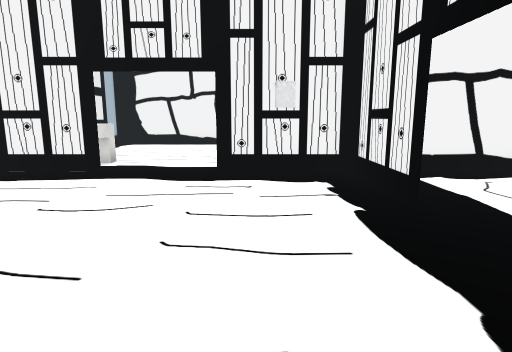
view 1 (above)

17 first-person views from a walk through a scene from a Unity 3-D project. The camera is 1.4 m above the floor, tilts 10° down and sees 75° across. The floor is counted in squares, 1 m on a side. Each view is taken from the middle of a square. On the plan, view 1 faces up. The plan holds only what a view shows up to about 15 squares ahead; the rest is blank. The place goes on beyond the plan. The player character is not drawn. Door leaves are left out, so doorways stand open. Some surface patterns are stand-ins.

view 2
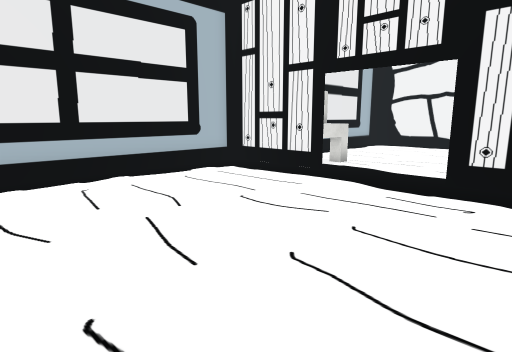

view 3
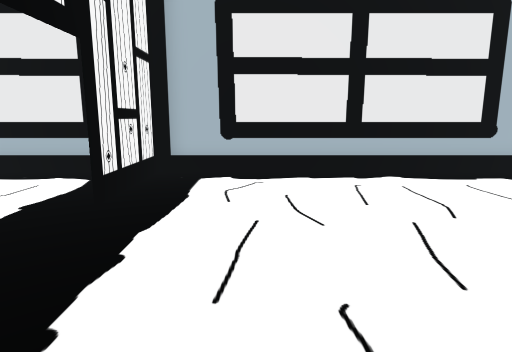

view 4
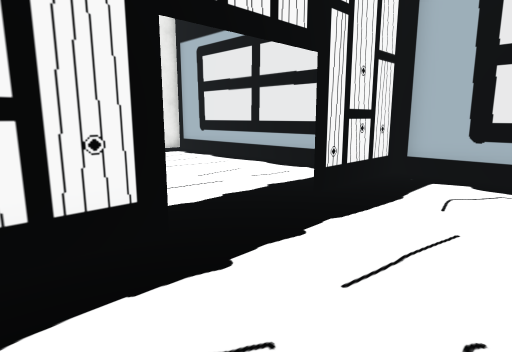

view 5
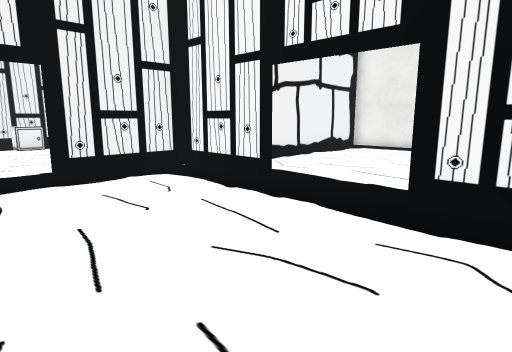

view 6
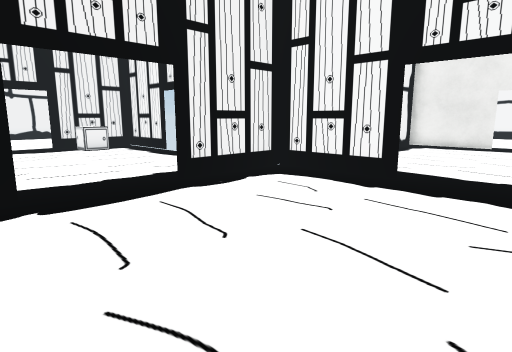

view 7
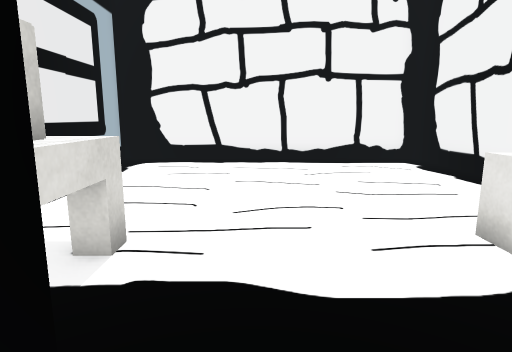

view 8
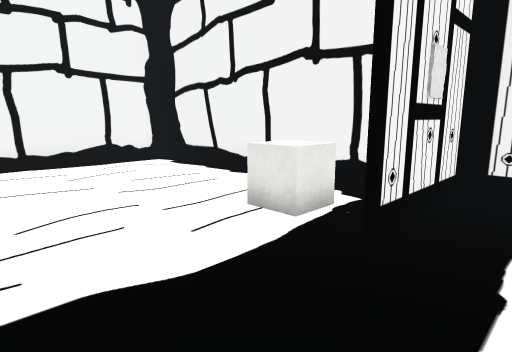

view 9
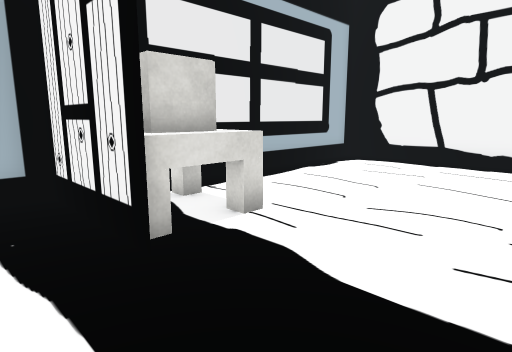

view 10
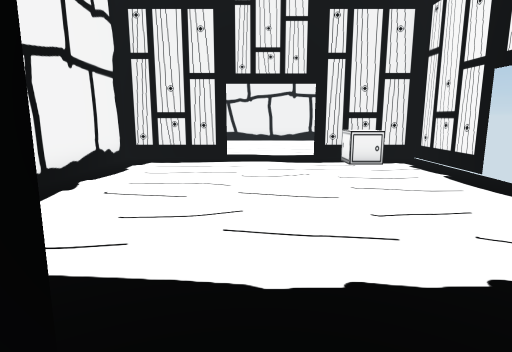

view 11
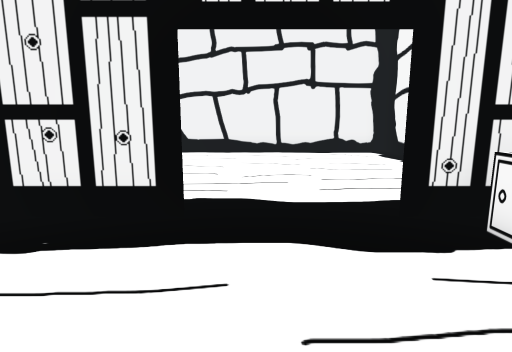

view 12
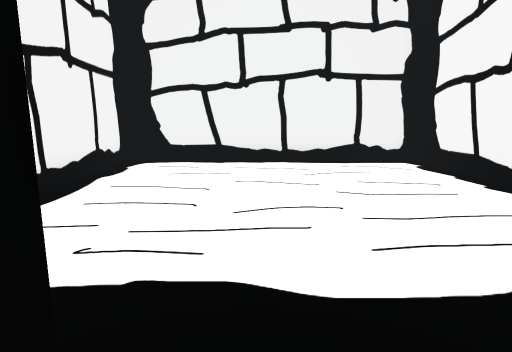

view 13
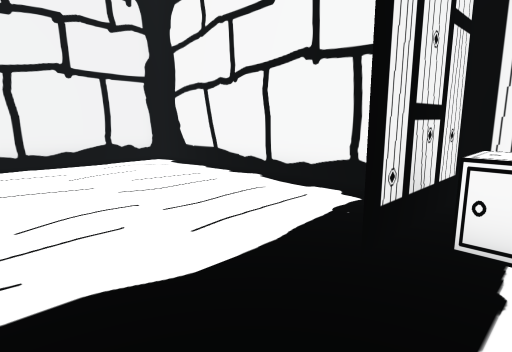

view 14
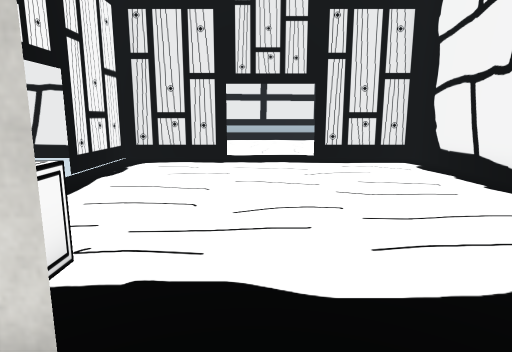

view 15
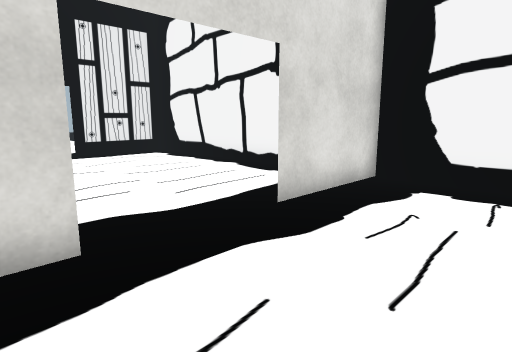

view 16
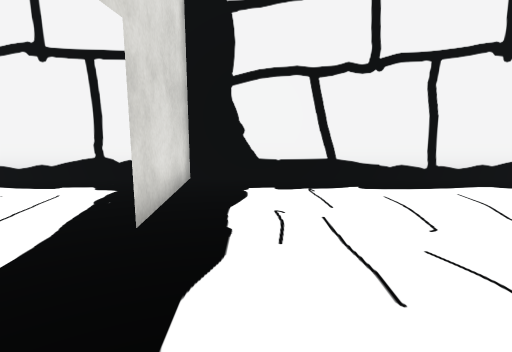

view 17
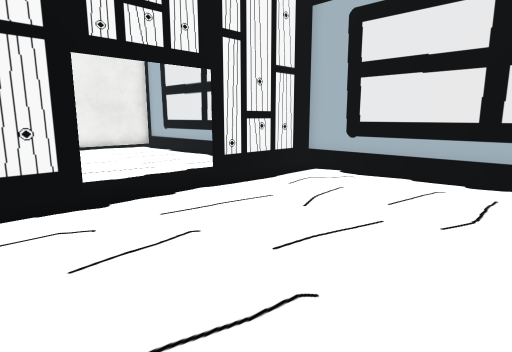

### Floor plan
Ten units are one square. View 1 is at (0, 0); x grows to the right and y downward. Boxes are objects, and circles mark ways between rooms. Rooms are numbered by the first view taken in them; rooms with no view inside come last. Other rooms are left out.
<svg viewBox="-80 -190 310 211">
<path fill="none" stroke="#000" d="M25 -49 25 -85M-64 -85 -75 -85 -75 15 -40 15M-11 15 21 15M20 -85 -10 -85M25 16 25 -20M125 -21 125 -14M125 -15 125 -20M125 -49 125 -85M141 15 225 15 225 -85 20 -85M89 15 125 15 125 4M125 -86 125 -50M25 -21 25 15M21 15 60 15M25 -86 25 -50M25 -101 25 -185 -75 -185 -75 -121"/>
<rect x="-65" y="-105" width="20" height="20" fill="#bbb"><title>other object</title></rect>
<rect x="-45" y="-95" width="10" height="10" fill="#bbb"><title>other object</title></rect>
<rect x="105" y="-15" width="20" height="20" fill="#bbb"><title>other object</title></rect>
<rect x="-65" y="-115" width="20" height="10" fill="#bbb"><title>other object</title></rect>
<rect x="-5" y="-115" width="20" height="20" fill="#bbb"><title>other object</title></rect>
<circle cx="20" cy="-35" r="3" fill="#2a7"/>
<circle cx="-20" cy="-90" r="3" fill="#2a7"/>
<circle cx="-50" cy="-93" r="3" fill="#2a7"/>
<text x="-30" y="-40">1</text>
<text x="120" y="-30">2</text>
<text x="-20" y="-140">3</text>
</svg>
Room 1 opens to room 2. Room 1 opens to room 3.

Where each view was taken, in squares from view 1:
view 1: 0 up, 0 right, facing up
view 2: 1 up, 1 right, facing up-left
view 3: 1 up, 1 right, facing left
view 4: 2 up, 1 right, facing down-left
view 5: 4 up, 6 left, facing down-right
view 6: 6 up, 4 left, facing down-right
view 7: 7 up, 3 left, facing up
view 8: 7 up, 4 left, facing up-right
view 9: 7 up, 1 left, facing up-left
view 10: 4 up, 1 right, facing right
view 11: 4 up, 8 right, facing right
view 12: 4 up, 11 right, facing right
view 13: 5 up, 11 right, facing down-right
view 14: 3 up, 14 right, facing left
view 15: 1 up, 16 right, facing up-left
view 16: 1 up, 14 right, facing up
view 17: 5 up, 1 right, facing down-left
